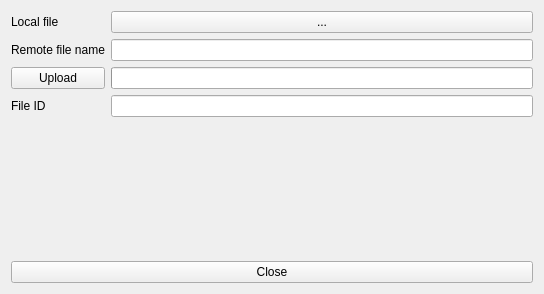
<?xml version="1.0" encoding="UTF-8"?>
<ui version="4.0">
 <class>Form</class>
 <widget class="QWidget" name="Form">
  <property name="geometry">
   <rect>
    <x>0</x>
    <y>0</y>
    <width>544</width>
    <height>294</height>
   </rect>
  </property>
  <property name="windowTitle">
   <string>Form</string>
  </property>
  <layout class="QVBoxLayout" name="verticalLayout">
   <item>
    <layout class="QGridLayout" name="gridLayout">
     <item row="0" column="0">
      <widget class="QLabel" name="lbFile">
       <property name="text">
        <string>Local file</string>
       </property>
      </widget>
     </item>
     <item row="2" column="0">
      <widget class="QPushButton" name="pbUpload">
       <property name="text">
        <string>Upload</string>
       </property>
      </widget>
     </item>
     <item row="0" column="1">
      <widget class="QPushButton" name="pbFile">
       <property name="text">
        <string>...</string>
       </property>
      </widget>
     </item>
     <item row="1" column="0">
      <widget class="QLabel" name="lbName">
       <property name="text">
        <string>Remote file name</string>
       </property>
      </widget>
     </item>
     <item row="2" column="1">
      <widget class="QProgressBar" name="pbarUpload">
       <property name="value">
        <number>0</number>
       </property>
       <property name="textVisible">
        <bool>false</bool>
       </property>
      </widget>
     </item>
     <item row="1" column="1">
      <widget class="QLineEdit" name="leName"/>
     </item>
     <item row="3" column="0">
      <widget class="QLabel" name="lbFileId">
       <property name="text">
        <string>File ID</string>
       </property>
      </widget>
     </item>
     <item row="3" column="1">
      <widget class="QLineEdit" name="leFileId">
       <property name="readOnly">
        <bool>true</bool>
       </property>
      </widget>
     </item>
    </layout>
   </item>
   <item>
    <spacer name="verticalSpacer">
     <property name="orientation">
      <enum>Qt::Vertical</enum>
     </property>
     <property name="sizeHint" stdset="0">
      <size>
       <width>20</width>
       <height>40</height>
      </size>
     </property>
    </spacer>
   </item>
   <item>
    <widget class="QPushButton" name="pbClose">
     <property name="text">
      <string>Close</string>
     </property>
    </widget>
   </item>
  </layout>
 </widget>
 <resources/>
 <connections/>
</ui>
